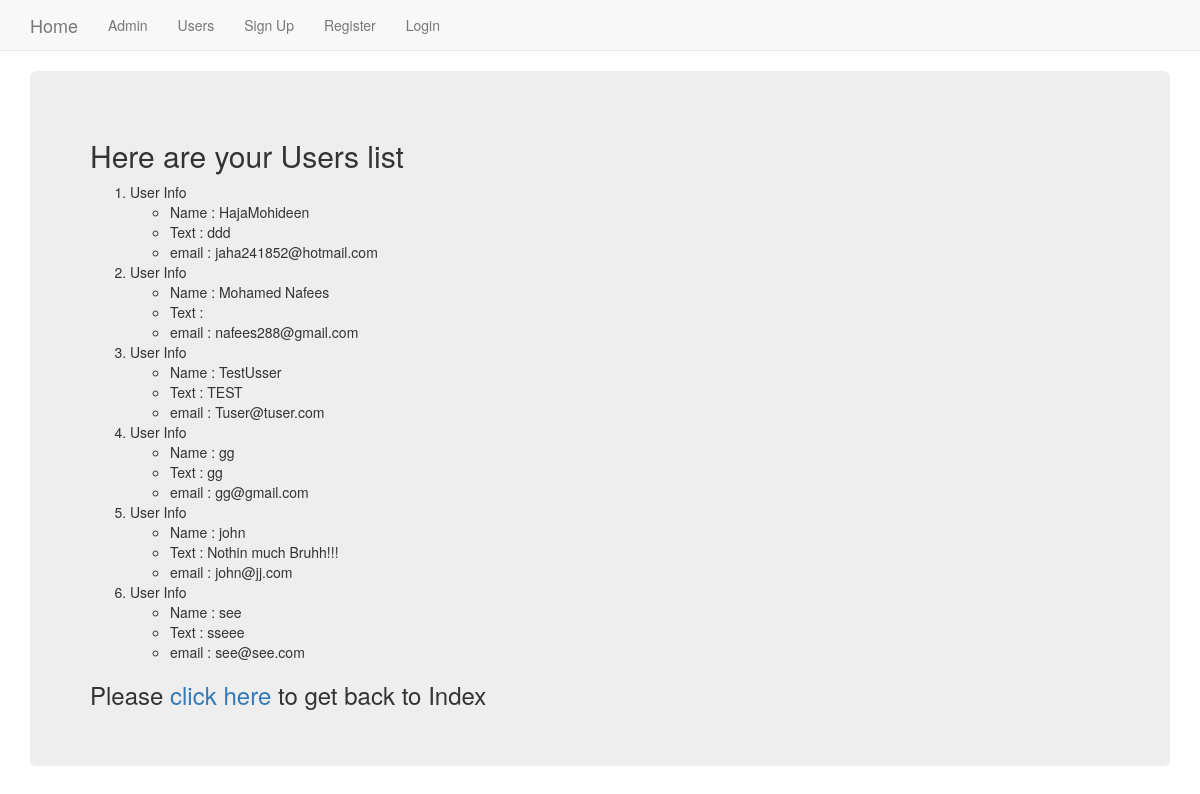
Page /tapp/users/ on the committed database.
### test_app_temp/models.py (models this page shows, shortened)
class PUser(models.Model):
    name = models.CharField(max_length=264)
    email = models.EmailField(unique=True)
    text = models.CharField(max_length=264)

### test_app_temp/views.py (the view)
# urls.py: path('users/', views.index_users, name='users'),
def index_users(request):
    User_Base = PUser.objects.order_by('name')
    my_dic = {'userbase':User_Base}
    return render(request,'test_app_temp/index.html', context = my_dic )

### templates/test_app_temp/index.html
<!DOCTYPE html>
{% extends "base.html" %}
  {% block body_block %}
    <h2> Here are your Users list </h2>
    <div class='DjangoUser'>
      {% if userbase %}
      <ol>
       {% for ls in userbase %}
          <li> User Info</li>
            <ul>
              <li> Name : {{ls.name}} </li>
              <li> Text : {{ls.text}} </li>
              <li> email : {{ls.email}} </li>
            </ul>
       {% endfor %}
       </ol>
      {% else %}
        <p> NO RECORDS FOUND</p>
      {% endif %}
    </div>
    <h3> Please <a href="{% url 'index' %}">  click here</a> to get back to Index</h3>
{% endblock %}

### templates/base.html (shortened to what this page needs)
<!DOCTYPE html>
<html lang="en" dir="ltr">
  <head>
    <link rel="stylesheet" href="https://maxcdn.bootstrapcdn.com/bootstrap/3.3.7/css/bootstrap.min.css">
  </head>
  <body>
    <nav class="navbar navbar-default navbar-static-top">
      <div class="container">
        <ul class="nav navbar-nav">
          <li><a class='navbar-brand' href="{% url 'index' %}">Home</a></li>
          <li><a class='navbar-link' href="{% url 'admin:index' %}">Admin</a></li>
          <li><a class='navbar-link' href="{% url 'tapp:users' %}">Users</a></li>
          <li><a class='navbar-link' href="{% url 'tapp:formpage' %}">Sign Up</a></li>
          <li><a class='navbar-link' href="{% url 'tapp:reg' %}">Register</a></li>
          {% if user.is_authenticated %}
          <li><a class='navbar-link' href="{% url 'logout' %}">Logout</a></li>
          <li><a class='navbar-link' href="{% url 'spl' %}">Special</a></li>
          {% else %}
          <li><a class='navbar-link' href="{% url 'tapp:user_login' %}">Login</a></li>
          {% endif %}
        </ul>
      </div>
    </nav>
    <div class="container">
    <div class="jumbotron">
      {% block body_block %}
      {% endblock %}
    </div>
    </div>
  </body>
</html>

### rows in the picture
PUser: name "HajaMohideen", text "ddd", email "jaha241852@hotmail.com"
PUser: name "Mohamed Nafees", email "nafees288@gmail.com"
PUser: name "TestUsser", text "TEST", email "Tuser@tuser.com"
PUser: name "gg", text "gg", email "gg@gmail.com"
PUser: name "john", text "Nothin much Bruhh!!!", email "john@jj.com"
PUser: name "see", text "sseee", email "see@see.com"
